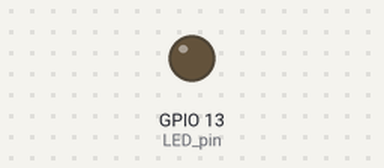
Recording of a sketch running on a simulated ESP32. On the bench: output pins drawn as LEDs (lit = HIGH). No radio packets arrive unless stated; what the sketch prints to the serial monitor is not drawn.

Above: at 0.3 s.
Timing chart, 0 to 1.8 s (numbered marks = the images above):
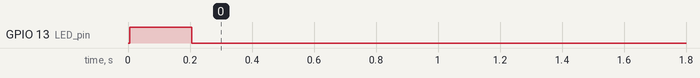

The sketch:

receiverPI.ino
```cpp
//SendReceive.ino

#include "bluetooth.h"

const int NUM_SENSORS = NUMBER_OF_SENSORS - 1;
double payloadData[NUM_SENSORS]; //message sent to the telemetry


void setup(void){
  while(!Serial);
  Serial.begin(9600);
  setupBle(payloadData, NUM_SENSORS);

  Serial.println("Bluetooth setup done");

  //Check if programmed
  pinMode(LED_pin, OUTPUT);
  digitalWrite(LED_pin, HIGH);
  delay(200);
  digitalWrite(LED_pin, LOW);
}

void loop(void){
  updateDataFromBle(payloadData);

  //for testing
  Serial.println("Data");
  for(int i= 0; i < 13; i++){
    Serial.println(payloadData[i]);
  }
}
```

bluetooth.cpp
```cpp
#include "bluetooth.h"


RF24 conn(CE_PIN, CSN_PIN);


void initMessage(double* data, int numberOfSensors){
  for(int i = 0; i < numberOfSensors; i++){
    data[i] = 0.0;
  }
}

int setupBle(double* data, int NUM_SENSORS){
  Serial.begin(9600);
  SPI.setSCK(SCK_PIN);
  conn.begin();

  conn.setPALevel(RF24_PA_MAX);
  conn.setChannel(0x76);
  conn.openWritingPipe(0xF0F0F0F0E1LL);
  const uint64_t pipe = (0xE8E8F0F0E1LL);
  conn.openReadingPipe(1, pipe);

  conn.enableDynamicPayloads();
  conn.powerUp();
  initMessage(data, NUM_SENSORS);
  return 1;
}


char* retriveMessageBle(){
  conn.startListening();
  char receivedMessage[32] = {0};
  char * buf = (char *) malloc (sizeof(receivedMessage));
  if(conn.available()){
    conn.read(receivedMessage, sizeof(receivedMessage));
    strcpy (buf, receivedMessage);
    conn.stopListening();
    return buf;
  }
  delay(200);
  //free(receivedMessage);
  return 0;
}


void sendMessage(const char message){
  conn.write(&message, sizeof(message));
  delay(1000);
}


int messageFromPayload(double* data){
  char* message =  (retriveMessageBle());
  int index = 0;
  index = strlen(message);
  String messageID = "";
  if(index > 2){
    uint8_t messageIDFirstDigit = uint8_t(message[index-2])- 48; //ASCII fixing
    uint8_t messageIDSecondDigit = uint8_t(message[index-1]) - 48; //ASCII fixing
    messageID = String(messageIDFirstDigit) + String(messageIDSecondDigit);

    if(messageIDFirstDigit == 253){ //ASCII fix removing '-'
      messageID = String(messageIDSecondDigit);
    }
    message[index -2] = '\0';
    double msg = atof(message);
    int id = messageID.toInt();

    data[id] = msg;
    return 1;
  }

  delay(200);
  return 0;
}

void updateDataFromBle(double* data){
  for(int i = 0; i < (NUMBER_OF_SENSORS - 1); i++){
    int checkReading = messageFromPayload(data);
    if(!(checkReading)){
      Serial.println("No reading");;
    }

  }

}
```

bluetooth.h
```cpp
#ifndef BLUETOOTH_H
#define BLUETOOTH_H

#include <SPI.h>
#include <RF24.h>
#include "sensorsFromPayload.h"

#define LED_pin 13
#define SCK_PIN 27
#define CE_PIN 6
#define CSN_PIN 7


void initMessage(double* data, int NUM_SENSORS);

int setupBle(double* data, int NUM_SENSORS);

char* retriveMessageBle();

void sendMessage(const char message);

/* Inerts data from payload(ble) in data array. */
int messageFromPayload(double* data);

void updateDataFromBle(double* data);

#endif
```

sensorsFromPayload.h
```cpp
#ifndef SENSORSFROMPAYLOAD_H

/*
 * ID TRANSLATION FROM BLE.
 *
 * 'NUMBER_OF_SENSORS' is used to figure out the size
 * of 'sensorData'. Add/change all the parameter but keep ''NUMBER_OF_SENSORS'
 * at the very end always.
 *
 * Currently 13 sensor readings
*/

enum sensorDataBle { TIME, TROLL, TPITCH, TYAW,
                 TACCELERATION_X, TACCELERATION_Y, TACCELERATION_Z,
                 TCOMPASS_X, TCOMPASS_Y, TCOMPASS_Z ,
                 TEMPERATURES , THUMIDITY, TALTITUDE, TPRESSURE, TGAS, TEMP_ACCUR_SENS, NUMBER_OF_SENSORS};

#endif
```
